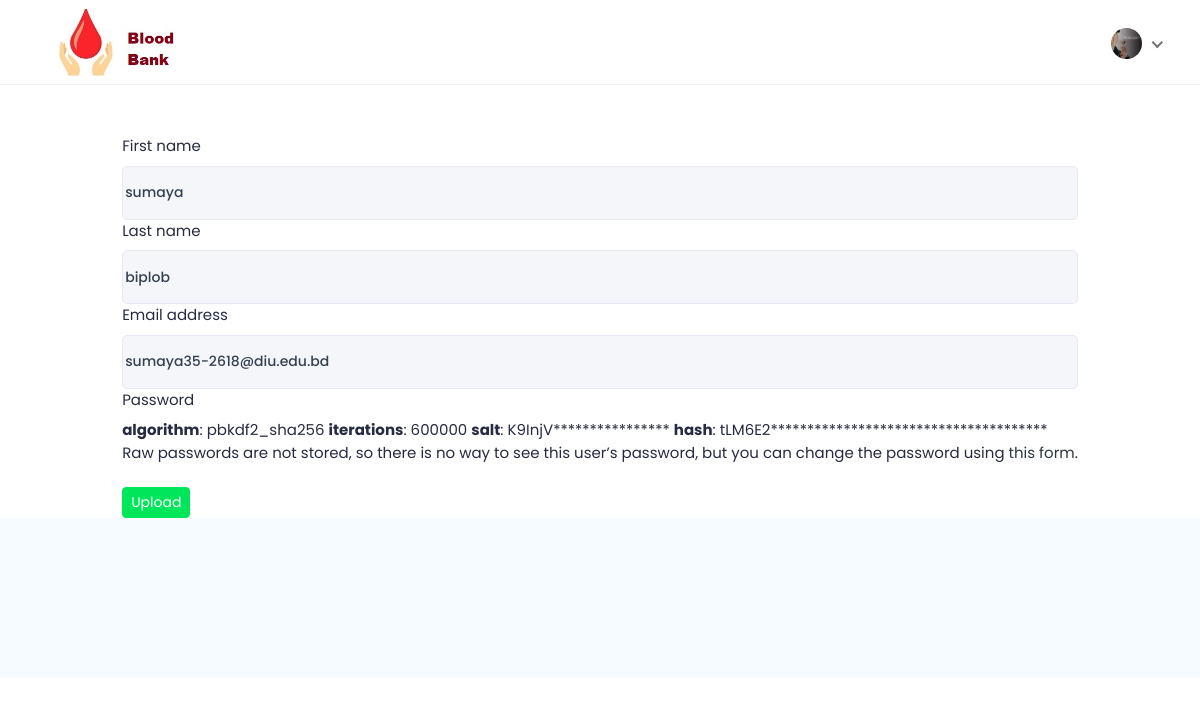
Page /ChangeUser/ (signed in) on the committed database.
### AccountApp/models.py (models this page shows)
class User(AbstractUser):
    is_admin = models.BooleanField('Is admin', default=False)
    is_patient = models.BooleanField('Is patient', default=False)
    is_Org = models.BooleanField('Is Org', default=False)

class UserProPic(models.Model):
    user = models.OneToOneField(User, on_delete=models.CASCADE, related_name='user_profile')
    proPic = models.ImageField(upload_to='user_profile_pic', blank=True, null=True)

### AccountApp/views.py (the view, shortened to what this page needs)
# urls.py: path('ChangeUser/', views.ChangeUser, name='ChangeUser'),
@login_required
def ChangeUser(request):
    u_msg = False
    current_user = request.user
    form = UserEditForm(instance=current_user)
    return render(request,'Account/change_user.html', context={'form':form})

### AccountApp/forms.py
class UserEditForm(UserChangeForm):
    class Meta:
        model = User
        fields = ('first_name', 'last_name', 'email','password')

### template/Account/change_user.html (shortened to what this page needs)
<!doctype html>
{% extends 'Profile/base.html' %}
{% load crispy_forms_tags %}
{% block body_block %}
<div class="col-lg-12">
<div class="onboarding-content passcode-wrap mail-box">
<div class="onboarding-contents">
<div class="row">
<form class="form-horizontal" method="POST"  style="padding-top:50px">
    {{form|crispy}}
    <br>
    <button type="submit"  class="btn btn-success btn-sm">Upload</button>
</form>
</div>
</div>
</div>
{% endblock %}

### template/Profile/base.html (shortened to what this page needs)
<!DOCTYPE html>
{% load static %}
<html lang="en">
<head>
<link rel="stylesheet" href="{% static '' %}assets/css/bootstrap.min.css">
<link rel="stylesheet" href="{% static '' %}assets/plugins/fontawesome/css/fontawesome.min.css">
<link rel="stylesheet" href="{% static '' %}assets/plugins/fontawesome/css/all.min.css">
<link rel="stylesheet" href="{% static '' %}assets/css/feather.css">
<link rel="stylesheet" href="{% static '' %}assets/plugins/select2/css/select2.min.css">
<link rel="stylesheet" href="{% static '' %}assets/css/owl.carousel.min.css">
<link rel="stylesheet" href="{% static '' %}assets/plugins/apex/apexcharts.css">
<link rel="stylesheet" href="{% static '' %}assets/css/style.css">
</head>
<body>
<div class="main-wrapper">
<header class="header">
<nav class="navbar navbar-expand-lg header-nav">
<div class="navbar-header">
<a href="#" class="navbar-brand logo">
<img src="{% static '' %}assets/img2/icon1.jpg" class="img-fluid" alt="Logo">
</a>
</div>
<ul class="nav header-navbar-rht">
<li class="nav-item dropdown has-arrow logged-item">
<a href="#" class="dropdown-toggle nav-link" data-bs-toggle="dropdown">
<span class="user-img">
    {% if user.user_profile.proPic %}
    <img src="/media/{{user.user_profile.proPic}}"  class="rounded-circle" width="41">
    {% else %}
    <img src="/media/avater.png" class="rounded-circle" width="31" >
    {% endif %}
</span>
</a>
</li>
</ul>
</nav>
</header>
{% block body_block %}
{% endblock %}
<section class="home-fifteen-footer">
</section>
</body>
</html>

### rows in the picture
User: user_profile.proPic (picture), first_name "sumaya", last_name "biplob", email "sumaya35-2618@diu.edu.bd"
